Frame 1 (no input): blank canvas, image omitted
Frame 60 (no input): blank canvas, image omitted
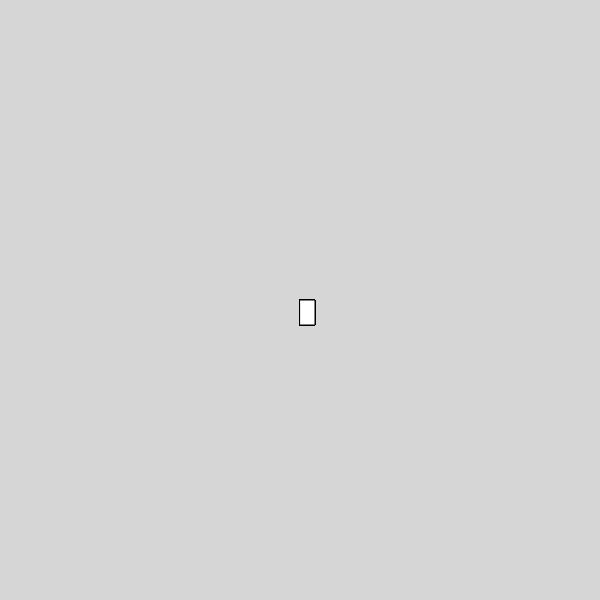
Frame 120 (the mouse pressed at the canvas centre since frame 60)

The p5.js sketch whose frames 1 and 60 were blank and that drew this single picture after the mouse press (run headless with seeded random() and noise() and a simulated clock; from frame 60 on, the mouse is pressed at the canvas centre):

// p5.js sketch
// ── sketch.js
function setup() {
    createCanvas(600, 600);
    background("rgb(214,214,214)");
  }
  
  function draw() {
    
    
    stroke("black");
    fill("white");
    
    // console.log(mouseIsPressed);
    
    if (mouseIsPressed) {
      rect(mouseX, mouseY, 15, 25);
    }
  }
